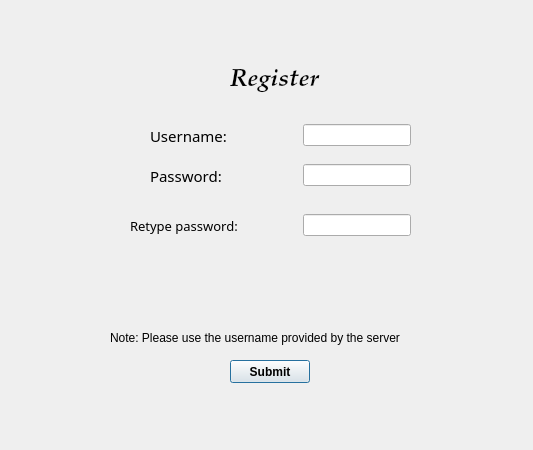
<?xml version="1.0" encoding="UTF-8"?>
<ui version="4.0">
 <class>RegisterDialog</class>
 <widget class="QDialog" name="RegisterDialog">
  <property name="geometry">
   <rect>
    <x>0</x>
    <y>0</y>
    <width>533</width>
    <height>450</height>
   </rect>
  </property>
  <property name="windowTitle">
   <string>Dialog</string>
  </property>
  <property name="styleSheet">
   <string notr="true"/>
  </property>
  <widget class="QLabel" name="label_5">
   <property name="geometry">
    <rect>
     <x>110</x>
     <y>330</y>
     <width>411</width>
     <height>16</height>
    </rect>
   </property>
   <property name="autoFillBackground">
    <bool>true</bool>
   </property>
   <property name="text">
    <string>Note: Please use the username provided by the server</string>
   </property>
  </widget>
  <widget class="QLabel" name="label">
   <property name="geometry">
    <rect>
     <x>230</x>
     <y>60</y>
     <width>161</width>
     <height>41</height>
    </rect>
   </property>
   <property name="font">
    <font>
     <family>Palatino Linotype</family>
     <pointsize>18</pointsize>
     <weight>75</weight>
     <italic>true</italic>
     <bold>true</bold>
    </font>
   </property>
   <property name="text">
    <string>Register</string>
   </property>
  </widget>
  <widget class="QWidget" name="layoutWidget">
   <property name="geometry">
    <rect>
     <x>150</x>
     <y>160</y>
     <width>261</width>
     <height>31</height>
    </rect>
   </property>
   <layout class="QHBoxLayout" name="horizontalLayout_2">
    <item>
     <widget class="QLabel" name="label_3">
      <property name="font">
       <font>
        <family>MS Reference Sans Serif</family>
        <pointsize>11</pointsize>
       </font>
      </property>
      <property name="text">
       <string>Password:</string>
      </property>
     </widget>
    </item>
    <item>
     <spacer name="horizontalSpacer_2">
      <property name="orientation">
       <enum>Qt::Horizontal</enum>
      </property>
      <property name="sizeHint" stdset="0">
       <size>
        <width>45</width>
        <height>20</height>
       </size>
      </property>
     </spacer>
    </item>
    <item>
     <widget class="QLineEdit" name="lineEditPassword"/>
    </item>
   </layout>
   <zorder>horizontalSpacer_2</zorder>
   <zorder>label_3</zorder>
   <zorder>lineEditPassword</zorder>
  </widget>
  <widget class="QWidget" name="layoutWidget_2">
   <property name="geometry">
    <rect>
     <x>150</x>
     <y>120</y>
     <width>261</width>
     <height>31</height>
    </rect>
   </property>
   <layout class="QHBoxLayout" name="horizontalLayout">
    <item>
     <widget class="QLabel" name="label_2">
      <property name="font">
       <font>
        <family>MS Reference Sans Serif</family>
        <pointsize>11</pointsize>
       </font>
      </property>
      <property name="text">
       <string>Username:</string>
      </property>
     </widget>
    </item>
    <item>
     <spacer name="horizontalSpacer">
      <property name="orientation">
       <enum>Qt::Horizontal</enum>
      </property>
      <property name="sizeHint" stdset="0">
       <size>
        <width>40</width>
        <height>20</height>
       </size>
      </property>
     </spacer>
    </item>
    <item>
     <widget class="QLineEdit" name="lineEditUsername"/>
    </item>
   </layout>
  </widget>
  <widget class="QPushButton" name="pushButtonSubmit">
   <property name="geometry">
    <rect>
     <x>230</x>
     <y>360</y>
     <width>80</width>
     <height>23</height>
    </rect>
   </property>
   <property name="font">
    <font>
     <weight>75</weight>
     <bold>true</bold>
    </font>
   </property>
   <property name="text">
    <string>Submit</string>
   </property>
  </widget>
  <widget class="QLabel" name="Imagine">
   <property name="geometry">
    <rect>
     <x>130</x>
     <y>24</y>
     <width>291</width>
     <height>291</height>
    </rect>
   </property>
   <property name="text">
    <string/>
   </property>
   <property name="pixmap">
    <pixmap>../../test GUI/emblema_blurata_albita3.png</pixmap>
   </property>
   <property name="scaledContents">
    <bool>true</bool>
   </property>
  </widget>
  <widget class="QWidget" name="layoutWidget_3">
   <property name="geometry">
    <rect>
     <x>130</x>
     <y>210</y>
     <width>281</width>
     <height>31</height>
    </rect>
   </property>
   <layout class="QHBoxLayout" name="horizontalLayout_3">
    <property name="spacing">
     <number>5</number>
    </property>
    <item>
     <widget class="QLabel" name="label_4">
      <property name="font">
       <font>
        <family>MS Reference Sans Serif</family>
        <pointsize>10</pointsize>
       </font>
      </property>
      <property name="text">
       <string>Retype password:</string>
      </property>
     </widget>
    </item>
    <item>
     <spacer name="horizontalSpacer_3">
      <property name="orientation">
       <enum>Qt::Horizontal</enum>
      </property>
      <property name="sizeHint" stdset="0">
       <size>
        <width>40</width>
        <height>20</height>
       </size>
      </property>
     </spacer>
    </item>
    <item>
     <widget class="QLineEdit" name="lineEditPasswordRepeat"/>
    </item>
   </layout>
  </widget>
  <zorder>Imagine</zorder>
  <zorder>label_5</zorder>
  <zorder>label</zorder>
  <zorder>layoutWidget</zorder>
  <zorder>layoutWidget_2</zorder>
  <zorder>pushButtonSubmit</zorder>
  <zorder>layoutWidget_3</zorder>
 </widget>
 <resources/>
 <connections/>
</ui>
